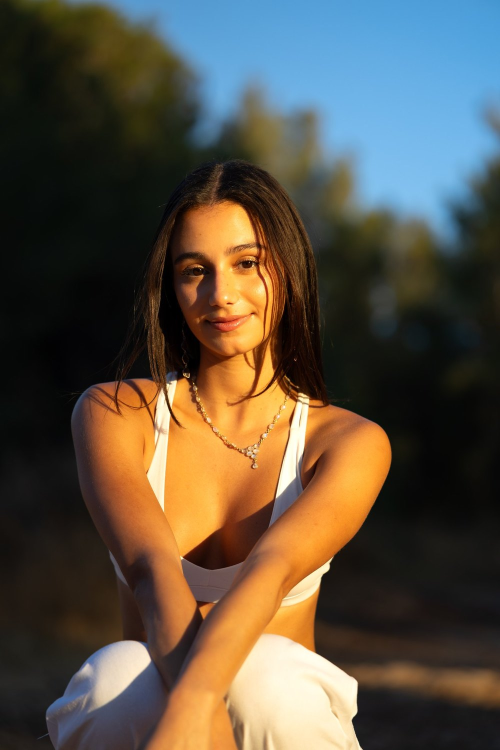
#> input picture media/photos/2w2a0430.jpg, 1000 x 1500 px (shown at 1/2 size)
$ python A_photo_mockup.py ../../../media/photos/2w2a0430.jpg ../../../media/photos/2w2a0492.jpg ../../../media/photos/2w2a0492.jpg
#> lines starting #> are read from the running program, lines starting #| are printed output that depends on the picture
# SHIKO WORLD 2.0 · Concept A SUNLINE · photo-viewing frame (MOCK-UP, composited with PIL)
# Background: the Rendered key frame 2 (18:30, golden hour), paused, dimmed to 35 % and softly blurred.
# Foreground: Shay's REAL photo (Shira room, 2w2a0443, photo 8 of 42), uncropped, true 3:2 aspect, thin ivory mount.
# Interface (hairline sun-arc, counter, gallery, WhatsApp / booking dock) is drawn on top: it is a mock-up, not rendered.
# Run: python A_photo_mockup.py BACKGROUND.png PHOTO.jpg OUT.jpg
import sys, math
from PIL import Image, ImageFilter, ImageDraw, ImageFont, ImageEnhance
BG, PHOTO, OUT = sys.argv[1], sys.argv[2], sys.argv[3]
LOGO = "/home/user/shiko-world2/assets/logo-lens.png"
W, H = 1600, 900
IVORY = (241, 236, 226); INK = (236, 230, 218)
FONT = "/usr/share/fonts/opentype/inter/Inter-Regular.otf"; FONT_M = "/usr/share/fonts/opentype/inter/Inter-Medium.otf"
def f(sz, m=False):
    try: return ImageFont.truetype(FONT_M if m else FONT, sz)
    except Exception: return ImageFont.load_default()

bg = Image.open(BG).convert("RGB").resize((W, H), Image.LANCZOS)
bg = bg.filter(ImageFilter.GaussianBlur(9))
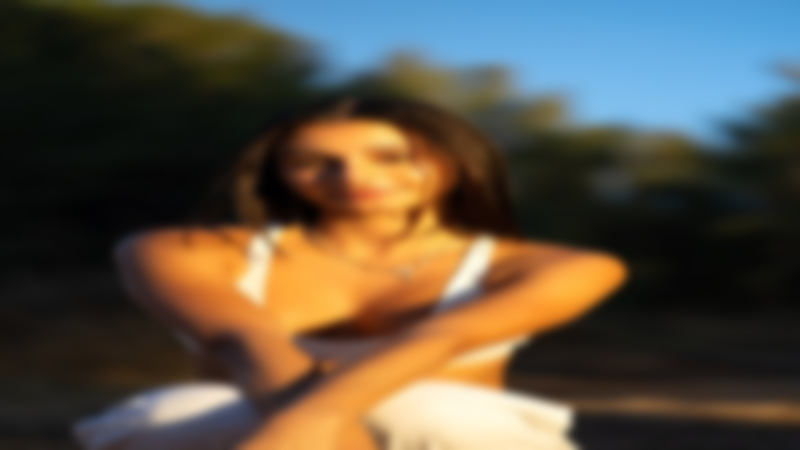
#> bg: PIL image 1600x900 RGB (shown at 1/2 size); mean R, G, B 89, 80.1, 66.4
bg = ImageEnhance.Brightness(bg).enhance(0.35)
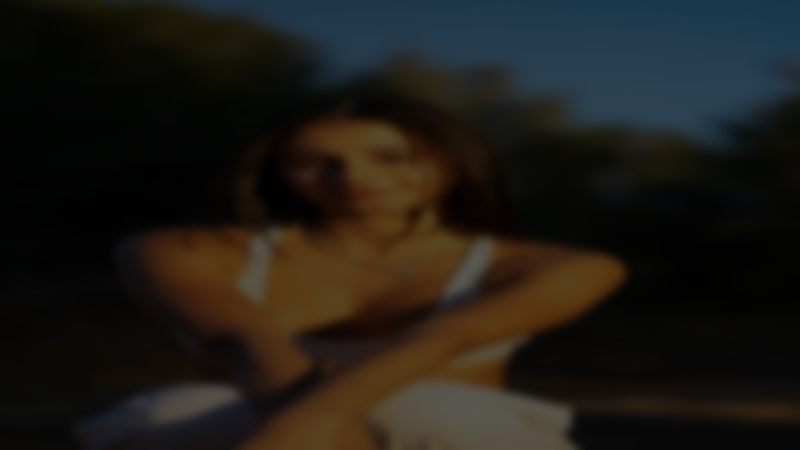
#> bg: PIL image 1600x900 RGB (shown at 1/2 size); mean R, G, B 30.7, 27.5, 22.8
img = bg.copy()

# --- the photograph: never cropped, scaled as a whole to 68 % of the viewport width, exact aspect
ph = Image.open(PHOTO).convert("RGB")
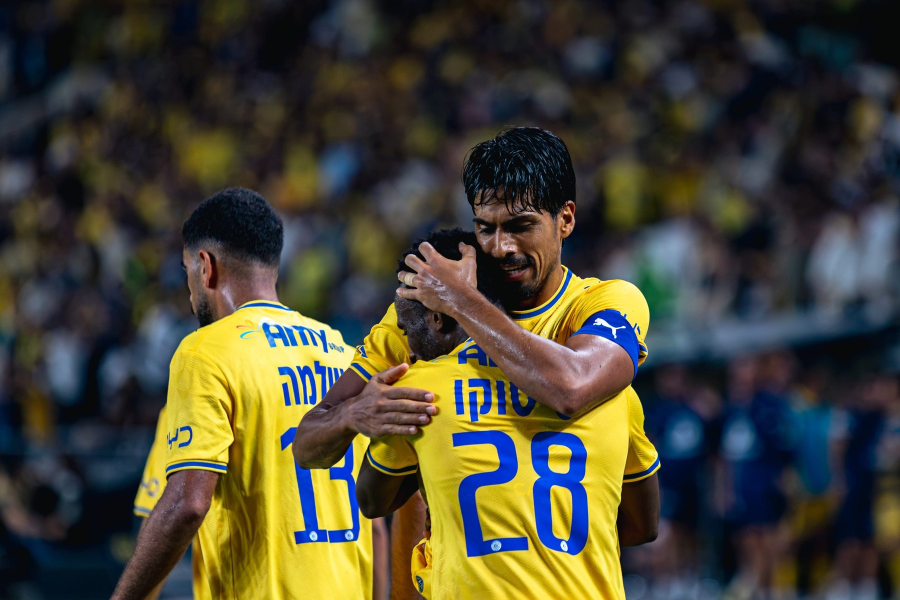
#> input picture media/photos/2w2a0492.jpg, 1800 x 1200 px (shown at 1/2 size)
#> ph is the input picture: PIL image 1800x1200 RGB; mean R, G, B 71.6, 69.1, 52.9
pw0, phh0 = ph.size
#> pw0 = 1800; phh0 = 1200
from math import gcd
g = gcd(pw0, phh0); uw, uh = pw0 // g, phh0 // g      # exact aspect unit (3:2 here)
#> after `g = gcd(pw0, phh0)`: g = 600
#> after `uw, uh = (pw0 // g, phh0 // g)`: uw = 3; uh = 2
k = int(W * 0.62) // uw; pw, phh = k * uw, k * uh    # whole multiples, so the ratio is exact
#> after `k = int(W * 0.62) // uw`: k = 330
#> after `pw, phh = (k * uw, k * uh)`: pw = 990; phh = 660
ph = ph.resize((pw, phh), Image.LANCZOS)
#> ph: PIL image 990x660 RGB
M = 12                                           # thin ivory mount
x0 = (W - pw) // 2; y0 = (H - phh) // 2 + 14
#> after `x0 = (W - pw) // 2`: x0 = 305
#> after `y0 = (H - phh) // 2 + 14`: y0 = 134
sh = Image.new("RGBA", (W, H), (0, 0, 0, 0)); sd = ImageDraw.Draw(sh)
#> after `sh = Image.new('RGBA', (W, H), (0, 0, 0, 0))`: sh: PIL image 1600x900 RGBA; every value is 0
sd.rectangle((x0 - M + 10, y0 - M + 18, x0 + pw + M + 10, y0 + phh + M + 22), fill=(0, 0, 0, 120))
sh = sh.filter(ImageFilter.GaussianBlur(22))
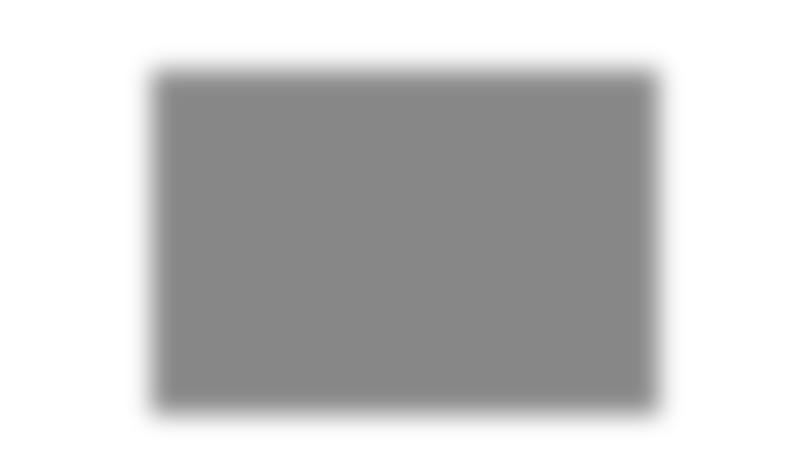
#> sh: PIL image 1600x900 RGBA (shown at 1/2 size); mean R, G, B, A 0, 0, 0, 58.3; transparent parts drawn white
img.paste(sh, (0, 0), sh)
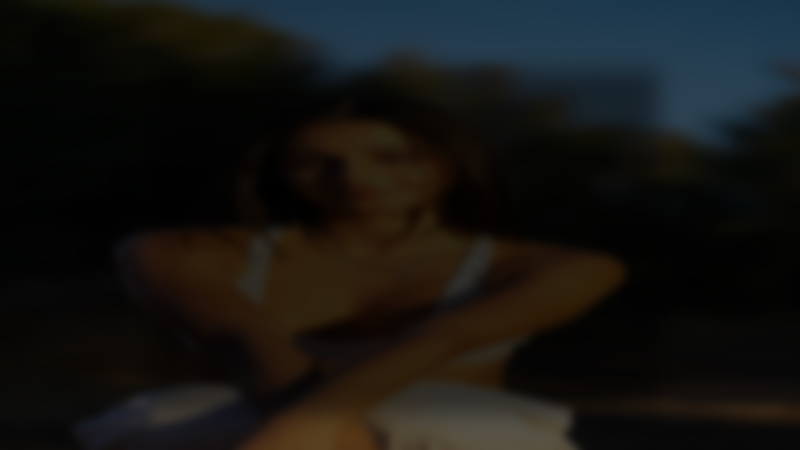
#> img: PIL image 1600x900 RGB (shown at 1/2 size); mean R, G, B 21.2, 20.6, 18.4
d = ImageDraw.Draw(img)
d.rectangle((x0 - M, y0 - M, x0 + pw + M - 1, y0 + phh + M - 1), fill=IVORY)
img.paste(ph, (x0, y0))
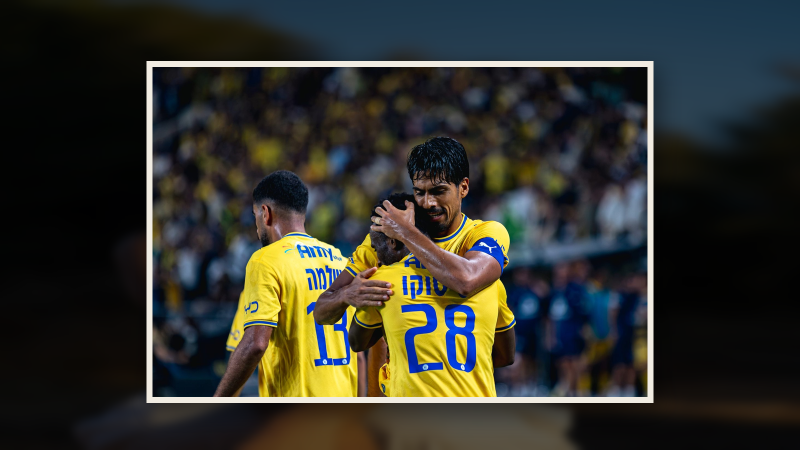
#> img: PIL image 1600x900 RGB (shown at 1/2 size); mean R, G, B 49.8, 50.6, 43.6

# --- hairline sun-arc across the top, with five hour marks and the paused minute
cx, R = W // 2, 2241; cy = 40 + R
arc_top = cy - R
def arc_pt(t):   # t: 0 (dawn, left) .. 1 (midnight, right)
    a = math.radians(270 - 12.1 + t * 24.2)   # shallow slice of a big circle
    return (cx + R * math.cos(a), cy + R * math.sin(a))
pts = [arc_pt(i / 200) for i in range(201)]
d.line(pts, fill=(236, 230, 218), width=1)
marks = [(0.0, "06:10"), (0.22, "11:00"), (0.52, "18:30"), (0.62, "20:15"), (1.0, "00:00")]
icons = ["surf", "fest", "portrait", "sport", "video"]
for (t, lab), ic in zip(marks, icons):
    x, y = arc_pt(t)
    d.ellipse((x - 3, y - 3, x + 3, y + 3), outline=INK, width=1)
now_t = 0.52 + 0.012
x, y = arc_pt(now_t)
d.ellipse((x - 6, y - 6, x + 6, y + 6), fill=(233, 162, 90))
d.ellipse((x - 11, y - 11, x + 11, y + 11), outline=(233, 162, 90), width=1)
tw = d.textlength("18:42", font=f(15, True)); d.text((x - tw / 2, y + 14), "18:42", font=f(15, True), fill=INK)
#> after `tw = d.textlength('18:42', font=f(15, True))`: tw = 39.3
for (t, lab) in marks:
    if abs(t - now_t) < 0.03: continue   # the live marker carries the time here
    xx, yy = arc_pt(t)
    tw = d.textlength(lab, font=f(11))
    d.text((xx - tw / 2, yy - 22), lab, font=f(11), fill=(200, 194, 182))
#> this loop made 5 passes
#> tw on passes 1, 2, 4, 5: 28.34, 25.98, 27.81, 30.92

# --- Home: the Shiko camera mark, top-left (icon only)
try:
    lg = Image.open(LOGO).convert("RGBA").crop((130, 60, 900, 570))
    lg = lg.resize((44, int(44 * lg.height / lg.width)), Image.LANCZOS)
    img.paste(lg, (36, 30), lg)
except Exception as e:
    print("logo skipped", e)

# --- room line, counter, gallery link under the photo
yb = y0 + phh + M + 18
#> yb = 824
d.text((x0 - M, yb), "PORTRAITS  ·  SHIRA", font=f(13, True), fill=INK)
cnt = "‹    8 / 42    ›"
tw = d.textlength(cnt, font=f(15, True)); d.text(((W - tw) / 2, yb - 2), cnt, font=f(15, True), fill=INK)
#> after `tw = d.textlength(cnt, font=f(15, True))`: tw = 86.08
gl = "Gallery  ↗"
tw = d.textlength(gl, font=f(13, True)); d.text((x0 + pw + M - tw, yb), gl, font=f(13, True), fill=INK)
#> after `tw = d.textlength(gl, font=f(13, True))`: tw = 61.06

# --- dock: WhatsApp-style chat bubble + booking (calendar), bottom-right, always one tap (generic glyphs)
bx, by = W - 132, H - 70
d.ellipse((bx, by, bx + 44, by + 44), outline=INK, width=1)
d.ellipse((bx + 12, by + 12, bx + 32, by + 30), outline=INK, width=2); d.polygon([(bx + 14, by + 27), (bx + 11, by + 34), (bx + 19, by + 30)], fill=INK)
bx2 = bx + 58
d.ellipse((bx2, by, bx2 + 44, by + 44), outline=INK, width=1)
d.rectangle((bx2 + 13, by + 14, bx2 + 31, by + 31), outline=INK, width=2); d.line((bx2 + 13, by + 19, bx2 + 31, by + 19), fill=INK, width=2)
d.line((bx2 + 17, by + 11, bx2 + 17, by + 16), fill=INK, width=2); d.line((bx2 + 27, by + 11, bx2 + 27, by + 16), fill=INK, width=2)

# --- honest label
lab = "MOCK-UP  ·  background: Rendered key frame 2 (Blender Cycles), dimmed 35 % + blurred  ·  photo: Shay's real photo 2w2a0443, uncropped 3:2  ·  UI drawn in PIL"
d.text((24, H - 24), lab, font=f(11), fill=(170, 165, 155))
img.save(OUT, quality=94)
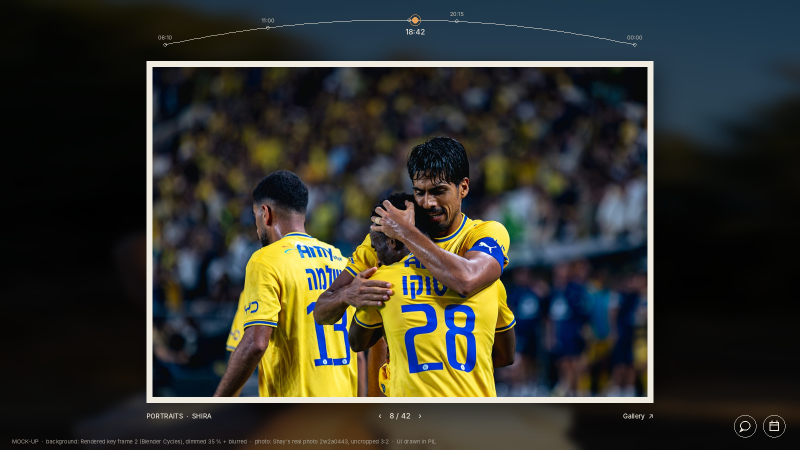
#> saved as 2w2a0492.jpg: PIL image 1600x900 RGB (shown at 1/2 size); mean R, G, B 50.4, 51.1, 44.1
print("saved", OUT, "photo box", pw, phh, "ratio", pw / phh, "source", pw0 / phh0)
#| saved ../../../media/photos/2w2a0492.jpg photo box 990 660 ratio 1.5 source 1.5
